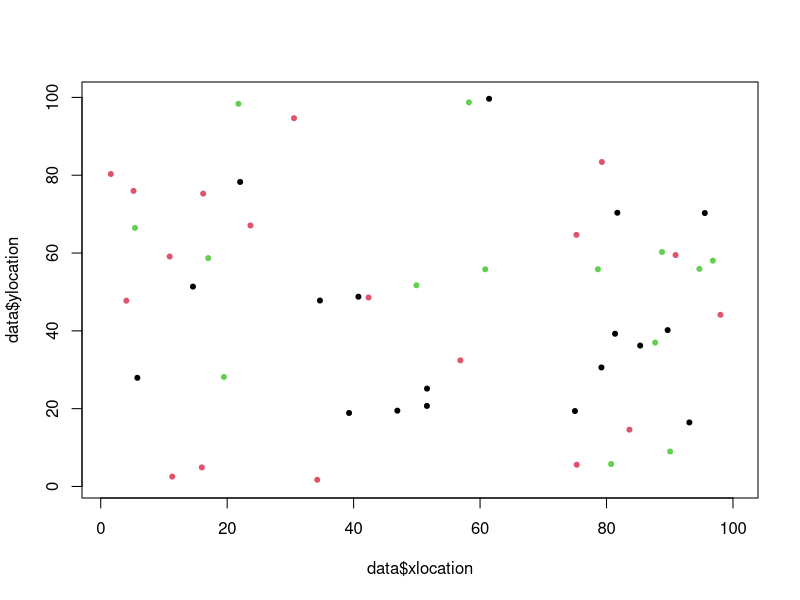

Here is the R script that generated this plot: (Note: this script raises an error after producing the figure.)
#Load packages
library(tidyverse) 
library(gridExtra)
# Set up a grid to represent land
#Place individuals on plot
xsize = ysize = 100
numInd = 50
numSpecies = 3
data <-  tibble("ID" = 1:numInd, "age" = sample(150, numInd, replace = TRUE), 
                 species = sample(numSpecies, 50, replace = TRUE), "xlocation" = runif(50, 0, 100), 
                 "ylocation" = runif(50,0,100), "parentalDistance" = 0)

herbivores <- data %>%  slice_sample(n = 25) %>% select(-c(ID, age, parentalDistance))
herbivores <- herbivores %>% mutate(ID = 1:nrow(herbivores), age = 0)
plot(data$xlocation, data$ylocation, col = data$species, pch = 20, xlim = c(1,100), ylim = c(1,100))

#Set up rates of birth/death/growth etc...
deltaT = 1 #1 year periods of growth
ageChange = deltaT
maxAge = 150
seeds = 10
dispParam = 10 #dispersalParam
DensParam = 3.2 #DensityParam
DensParam1 = 240
uniqueSp = unique(data$species)
numYears = 150
herbParam1 = 100
herbParam2 = 10
speciesPop = NULL
herbPop = NULL
### MAIN LOOP ####

##Currently using for loops to determine parameters##


for(t in seq(0, numYears, by = deltaT)){ 
  #grow
  data$age = data$age + deltaT
  herbivores$age = herbivores$age + 1
  
  
  #disperse seeds/
  Ind = data[1, ]
  babies <- dispersal(Ind, data$species, data$xlocation, data$ylocation)
  #survival of seeds
  babies <- seedPredation(babies, babies$parentalDistance)
  data <- bind_rows(data, babies)
  #Background death of adults. Death rate decreases with age
  data <- backgroundDeath(data, data$age)
  #Conspecific density death
  livePastDens = NULL
  for (k in 1:length(uniqueSp)){
    sp = uniqueSp[k]
    subPop = subset(data, species == sp)
    survived <- densityPredation(subPop, subPop$age, subPop$ID, subPop$xlocation, subPop$ylocation)
    livePastDens <-  bind_rows(livePastDens, survived)
    livePastDens <- livePastDens[order(livePastDens$ID), ]
  }
  data <- livePastDens
  #trees over max age die
  data  <- filter(data, age <= 150)
  
  
  #Herbivores die
  herbivores <- herbivoreDeath(data, herbivores)
  

  
  
  #Herbivores reproduce
  newHerbivores <- herbivoreGrowth(data, herbivores)
  herbivores <- bind_rows(herbivores, newHerbivores)
  herbivores <- herbivores[!duplicated(herbivores$xlocation) & !duplicated(herbivores$ylocation),]
  
  #Supplemental
  countSpecies <- speciesSize(data$species)
  speciesPop <-  bind_rows(speciesPop, countSpecies)
  countHerbs <- speciesSize(herbivores$species)
  herbPop <- bind_rows(herbPop, countHerbs)
  #Herbivores damage trees
  data <-  herbivory(data, herbivores)
  
  
  plot(data$xlocation, data$ylocation, col = data$species, pch = 20, xlim = c(1,100), ylim = c(1,100))
  
  #Supplemental funs
  
  print(t)

}

grid.arrange(plotSpecies(speciesPop), plotHerbSpecies(herbPop), ncol = 1)
plot(herbivores$xlocation, herbivores$ylocation, col = herbivores$species, pch = 20, xlim = c(1,100), ylim = c(1,100))





##### MAIN FUNCTIONS #######

#Disperse 10 seeds per parent
dispersal <- function(Ind, species, xlocation, ylocation){
    babies = NULL
    Adults = tibble("species" = species, "x" = xlocation, "y" = ylocation)
    for (i in 1:nrow(Adults)){
      eachAdult = Adults[i,]
      for (j in 1:seeds){
        baby = Ind
        baby$age = as.integer(0)
        baby$ID  = max(data$ID) + (10*(i-1)) + j
        baby$species  =  eachAdult$species
        babyDist = abs(rnorm(1, mean=0, sd=dispParam))
        xDirection = runif(1)
        baby$xlocation = ((xDirection*babyDist) + eachAdult$x) %% xsize
        baby$ylocation = (((1-xDirection) * babyDist) + eachAdult$y) %% ysize
        baby$parentalDistance = babyDist
        babies <- bind_rows(babies, baby)
      }
    }
    return(babies)
    
}



#Seeds predated based on distance from parent
seedPredation <- function(Babies, parentalDist){
  babySurv = NULL
  for (i in 1:nrow(Babies)){
    dist = parentalDist[i]
    danger = 1/dist
    luck = runif(1)*danger
    indDeath = luck > 0.1
    babySurv[i] = indDeath
  }
  return(Babies[!babySurv, ])
}

#predation based on conspecifics nearby
densityPredation <- function(subPop, age, ID, xlocation, ylocation){
  survived = NULL
  dead = NULL
  indSpecies <-  data.frame(cbind("ID" = ID, "age" = age, "xlocation" = xlocation, "ylocation" = ylocation))
  for (i in 1:nrow(subPop)){
    neighbors <-  NULL
    ageInd = age[i]
    indX <-  xlocation[i]
    indY <-  ylocation[i]
    xNeighbors = data.frame(subset(indSpecies, xlocation <= indX + DensParam & xlocation >= indX 
                                   - DensParam
                                   & xlocation != indX))
    yNeighbors = data.frame(subset(indSpecies, ylocation <= indY + DensParam & 
                                     ylocation >= indY - DensParam
                                   & ylocation != indY))
    neighbors = bind_rows(neighbors,xNeighbors)
    neighbors = bind_rows(neighbors, yNeighbors)
    neighbors = unique(neighbors)
    prob <- ifelse(nrow(neighbors)>0,  (DensParam1/nrow(neighbors) * (ageInd+1))/((max(neighbors$age))+1),
           1.01)
    ifelse(runif(1) < prob, survived <-  bind_rows(subPop[i, ], survived), next)
  }
  return(survived)
}

#Natural Background death
backgroundDeath <- function(population, age){
  living = c()
  probDeath = c()
  for (i in 1:nrow(population)){
    probDeath[i] <- ifelse(age[i] > 0,  0.4/age[i], 0.7)
    alive <- (runif(1) > probDeath[i])
    living[i] = alive
  }
  return(population[living,])
}






#### HERBIVORY STUFF ######


#Herbivory function: herbivores kill trees
herbivory <- function(trees, herbivores){
  deadTrees = NULL
  for (i in 1:nrow(herbivores)){
    indHerbivore = herbivores[i, ]
    infected = data[data$xlocation == indHerbivore$xlocation  & data$ylocation == indHerbivore$ylocation, ]
    probSurv = ((infected$age+6) / (((indHerbivore$age)+1)*1))
    survived= (probSurv > runif(1))
    if(!isTRUE(survived)){
      deadTrees <- bind_rows(deadTrees, infected)
    }
  }
  deadID = deadTrees$ID
  return(subset(trees, !(ID %in% deadID)))
}

herbivoreGrowth <- function(trees, herbivores){
  infectedTrees <- NULL
  for (i in 1:nrow(herbivores)){
    indHerbivore <- herbivores[i, ]
    # for (j in 1:7){
    #   xDisplacement <- (indHerbivore$xlocation + rnorm(1,0, sd = 6))
    #   yDisplacement <- (indHerbivore$ylocation + rnorm(1,0, sd = 6))
    #   infectedTree <- subset(trees, xlocation > xDisplacement - 4 & xlocation < xDisplacement + 4 &
    #                            ylocation > yDisplacement - 4 & ylocation < yDisplacement + 4 &
    #                            xlocation != indHerbivore$xlocation & ylocation != indHerbivore$ylocation &
    #                            species == indHerbivore$species)
    #   infectedTrees <- bind_rows(infectedTrees, infectedTree)
    # }
    infectedTree <- subset(trees, xlocation > indHerbivore$xlocation - 100 & xlocation < indHerbivore$xlocation + 100 &
                            ylocation > indHerbivore$ylocation - 100 & ylocation < indHerbivore$ylocation + 100 &
                            xlocation != indHerbivore$xlocation & ylocation != indHerbivore$ylocation &
                           species == indHerbivore$species)
    infectedTrees <- bind_rows(infectedTrees, infectedTree)
  }
  if(nrow(infectedTrees) > 0){
    newHerbivores <- infectedTrees %>%  select(-c(parentalDistance, ID, age)) %>% 
      mutate(ID = seq(max(herbivores$ID)+1, 
      max(herbivores$ID)+nrow(infectedTrees)), age = 0)
  }else{
    newHerbivores <- NULL
  }
  return(newHerbivores)
}

herbivoreDeath <- function(trees, herbivores){
  dead = NULL
  totalInf = NULL
  for (i in 1:nrow(herbivores)){
    indHerbivore = herbivores[i, ]
    infected = data[data$xlocation == indHerbivore$xlocation  & data$ylocation == indHerbivore$ylocation, ]
    if (nrow(infected) < 1){
      dead <- bind_rows(dead, indHerbivore)
    }
  }
  herbID = dead$ID
  return(subset(herbivores, !(ID %in% herbID)))
}






### SUPPLEMENTAL FUNCTIONS###

#Used to plot population over time
plotSize <- function(popSize){
  popTime <- tibble("gen" = c(1:length(popSize)), "population" = popSize)
  plot(popTime$gen, popTime$population, type = "b", col = "blue")
}

#used to plot average density for a specific parameter
densSize <- function(xlocation, ylocation){
  Densities = NULL
  for (i in seq(0,95, by = 5)){
    popSegment = subset(xlocation, xlocation > i & xlocation < i+5)
    Densities = c(Densities, length(popSegment))
  }
  return(mean(Densities))
}

#Track population of each species
speciesSize <- function(speciesTypes){
  a = speciesTypes[speciesTypes == 1]
  b = speciesTypes[speciesTypes == 2]
  c = speciesTypes[speciesTypes == 3]
  
  df <- tibble("Species 1" = length(a), "Species 2" = length(b), "Species 3" = length(c))
  return(df)
}


#Plot amount of each species
plotSpecies <- function(speciesPop){
  speciesPop <- add_column(speciesPop, gen = 1:nrow(speciesPop))
  speciesPop <- pivot_longer(speciesPop, cols = starts_with("Species"), names_to = "Species",
                             names_prefix = "Species ", values_to = "Count")
  ggplot(data = speciesPop, aes(gen, Count, col = Species))+
    geom_point()+
    geom_line()+
    ylim(0, max(speciesPop$Count))+
    ylab("Tree Count")
  
}
plotHerbSpecies <- function(speciesPop){
  speciesPop <- add_column(speciesPop, gen = 1:nrow(speciesPop))
  speciesPop <- pivot_longer(speciesPop, cols = starts_with("Species"), names_to = "Species",
                             names_prefix = "Species ", values_to = "Count")
  ggplot(data = speciesPop, aes(gen, Count, col = Species))+
    geom_point()+
    geom_line()+
    ylim(0, max(speciesPop$Count))+
    ylab("Herbivore Count")
  
}
#If want to track pop/dens put this in main loop and recreate variables popSize and avgDens
#Then use plotSize and densSize functions
popSize = c(popSize, nrow(data))
currentDens <- densSize(data$xlocation, data$ylocation)
avgDens <- c(avgDens, currentDens)



#Only one tree in comp should die if multiple trees in area?
#Redo function driving density dependence
#Species by species population parameters

#mechanistic details. Model individual enemies
#Site occupancy model
#Quantify how species does when low vs high
#way to numerically track species density/proximity to others
#Quantify how species does when low vs high
